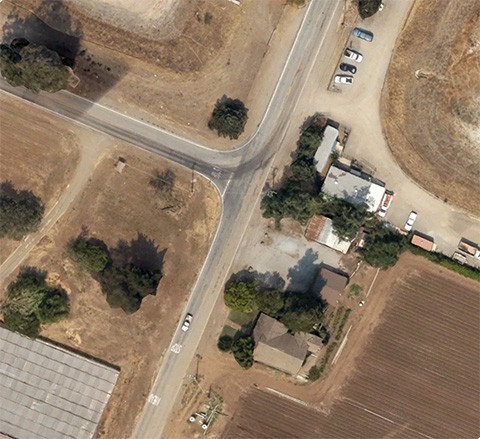
#> input picture assignment_5/inputs/desert-a.jpg, 480 x 439 px; the run also reads 1 picture not shown here
$ python test.py
#> lines starting #> are read from the running program, lines starting #| are printed output that depends on the picture; after the words box and inside, x2 and y2 are one past the last pixel; in counts of white or black regions, pixels touching at a corner belong together
import cv2
import numpy as np
img_ = cv2.imread('inputs/desert-a.jpg')
#> img_ is the input picture: shape (439, 480, 3); mean B, G, R 103.5, 124.6, 143.9
#img_ = cv2.imread('original_image_left.jpg')
#img_ = cv2.resize(img_, (0,0), fx=1, fy=1)
img1 = cv2.cvtColor(img_,cv2.COLOR_BGR2GRAY)
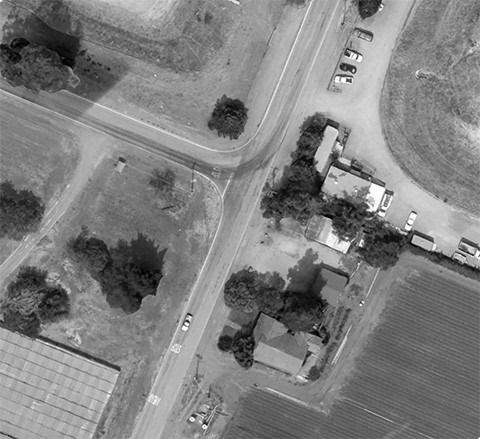
#> img1: shape (439, 480); min 0, max 255, mean 128
img = cv2.imread('inputs/desert-b.jpg')
#img = cv2.imread('original_image_right.jpg')
#img = cv2.resize(img, (0,0), fx=1, fy=1)
img2 = cv2.cvtColor(img,cv2.COLOR_BGR2GRAY)
sift = cv2.xfeatures2d.SIFT_create()
# find key points
kp1, des1 = sift.detectAndCompute(img1,None)
#> kp1 = 1437 keypoints; strongest (x, y, size): (187, 321, 1.9), (186, 323, 2), (348, 55, 2.1), (406, 234, 1.8)
kp2, des2 = sift.detectAndCompute(img2,None)
#> kp2 has the same summary as kp1
# [5 lines of commented-out code are left out]
match = cv2.BFMatcher()
matches = match.knnMatch(des1,des2,k=2)
#> matches = 1437 matches
good = []
for m,n in matches:
    if m.distance < 0.1*n.distance:
        good.append(m)
#> after the loop, good = 1437 matches
draw_params = dict(matchColor=(0,255,0),
                       singlePointColor=None,
                       flags=2)
img3 = cv2.drawMatches(img_,kp1,img,kp2,good,None,**draw_params)
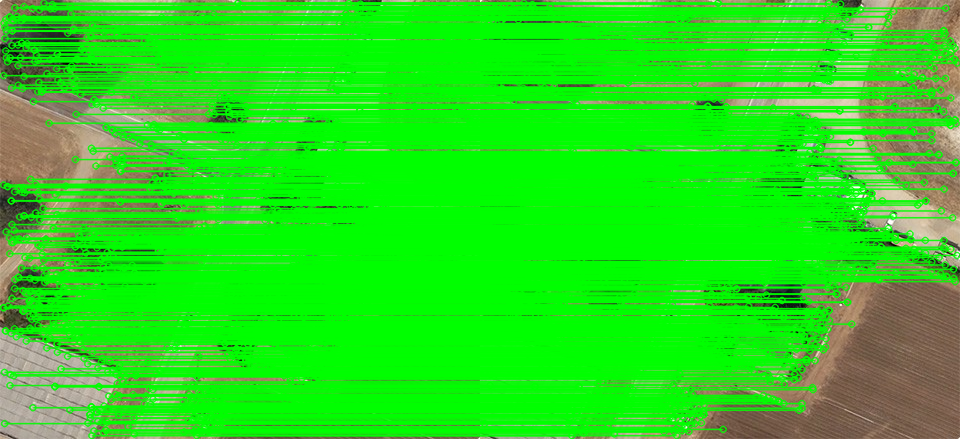
#> img3: shape (439, 960, 3); mean B, G, R 28.6, 219.8, 40.3
#cv2.imshow("original_image_drawMatches.jpg", img3)
MIN_MATCH_COUNT = 10
if len(good) > MIN_MATCH_COUNT:
    src_pts = np.float32([ kp1[m.queryIdx].pt for m in good ]).reshape(-1,1,2)
#> src_pts = 1437 rows, first 8: [3.03, 75.14], [3.03, 307.3], [3.03, 307.3], [3.21, 184.5], [3.55, 22.6], [3.93, 371.8], [4.15, 423.1], [4.43, 26.82]
    dst_pts = np.float32([ kp2[m.trainIdx].pt for m in good ]).reshape(-1,1,2)
#> dst_pts has the same summary as src_pts
    M, mask = cv2.findHomography(src_pts, dst_pts, cv2.RANSAC, 5.0)
#> M = [[1, 3.19e-16, -2.17e-13], [1.76e-15, 1, -2.42e-13], [1.04e-17, 4.44e-18, 1]]; mask = 1437 values from 1 to 1
    h,w = img1.shape
#> h = 439; w = 480
    pts = np.float32([ [0,0],[0,h-1],[w-1,h-1],[w-1,0] ]).reshape(-1,1,2)
#> pts = [[0, 0], [0, 438], [479, 438], [479, 0]]
    dst = cv2.perspectiveTransform(pts, M)
#> dst = [[-2.17e-13, -2.42e-13], [-7.68e-14, 438], [479, 438], [479, 6.02e-13]]
    img2 = cv2.polylines(img2,[np.int32(dst)],True,255,3, cv2.LINE_AA)
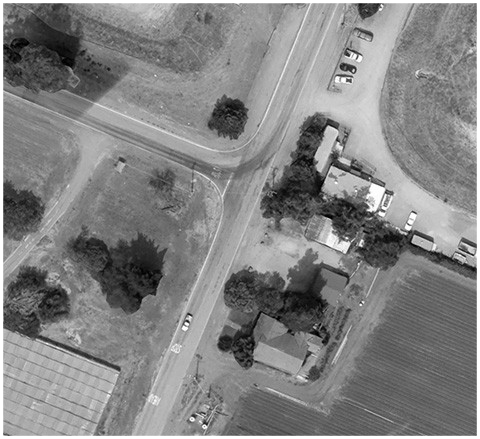
#> img2: shape (439, 480); 3.46% of pixels changed, all inside (x1, y1, x2, y2) = (0, 0, 480, 439)
    #cv2.imshow("original_image_overlapping.jpg", img2)
else:
    print(f"Not enought matches are found - {len(good)}/{MIN_MATCH_COUNT}")
    exit()
dst = cv2.warpPerspective(img_,M,(img.shape[1] + img_.shape[1], img.shape[0]))
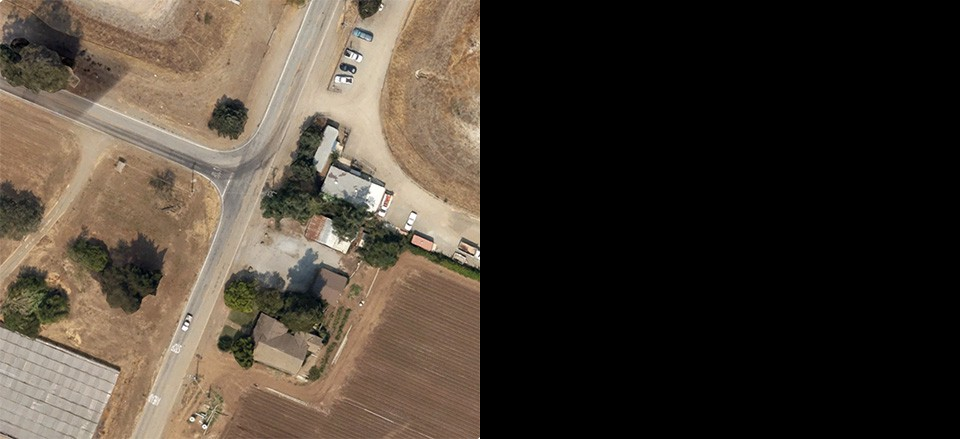
#> dst: shape (439, 960, 3); mean B, G, R 51.7, 62.3, 72
dst[0:img.shape[0],0:img.shape[1]] = img
cv2.imshow("original_image_stitched.jpg", dst)
def trim(frame):
    #crop top
    if not np.sum(frame[0]):
        return trim(frame[1:])
    #crop top
    if not np.sum(frame[-1]):
        return trim(frame[:-2])
    #crop top
    if not np.sum(frame[:,0]):
        return trim(frame[:,1:])
    #crop top
    if not np.sum(frame[:,-1]):
        return trim(frame[:,:-2])
    return frame
cv2.imshow("original_image_stitched_crop.jpg", trim(dst))
cv2.waitKey()
#cv2.imsave("original_image_stitched_crop.jpg", trim(dst))
